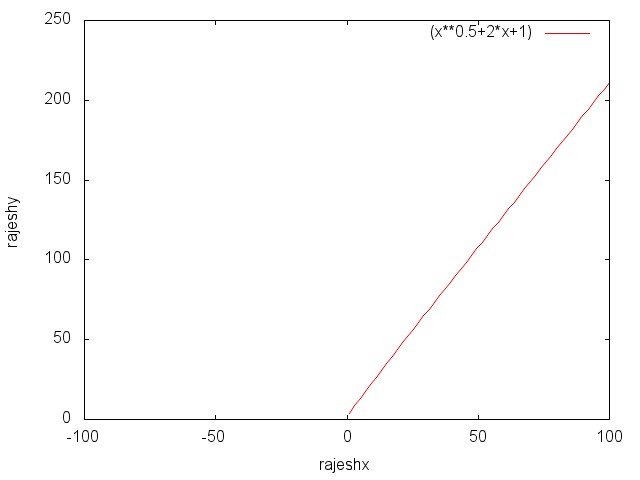

Generate this figure with gnuplot:
#to start the demo just go to demo dir and
#run gnuplot
#load "all.dem"
#set grid --- enable grid
#

set xlabel "rajeshx"
set ylabel "rajeshy"

# to plot column 1 against 1.5 power of column 1 with smooth lines and also on the graph plot column 1 against 1.6 of column 1
plot "general.csv" using 1:($1**1.5) with lines title "first", "col.csv" using 1:($1**1.6) with lines title "second"
pause -1 "multi column func done"

plot cos(x)
pause -1 "plain cosine command done" # hit return to continue

plot [-10:10] cos(x) # plot the range vs cos
pause -1 "first command done" # hit return to continue

# to plot a range
plot [-100:100] (x**0.5+2*x+1)
#plot [-100:100] log(x)
pause -1 "second command done"

#to build the output jpeg file
set term jpeg
set output "general.jpeg"
replot # replots the last plot
